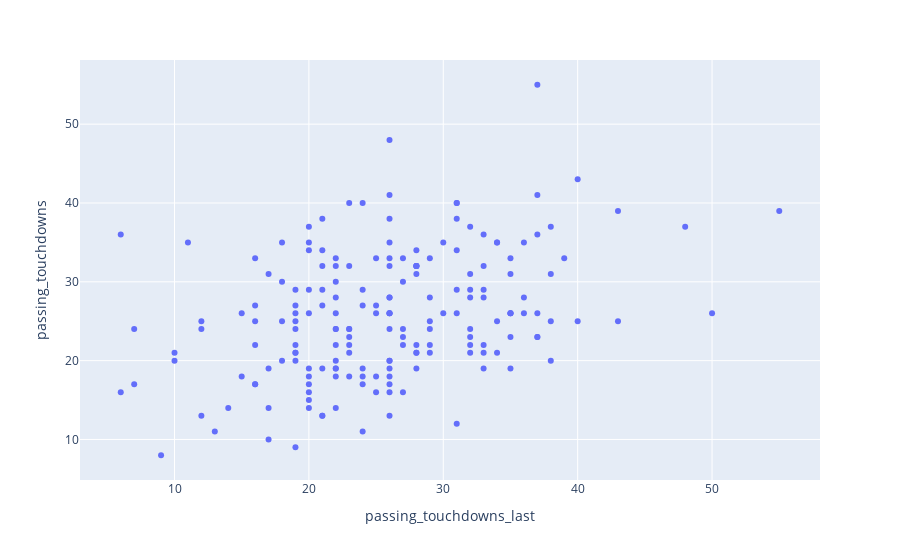

Notebook code for this chart:
### Code cell
fig = px.scatter(df, x="passing_touchdowns_last", y="passing_touchdowns",
                 hover_data=["passer", "season", "age"]
                )
fig.show()

### Figure 1 — Plotly figure (JSON) as saved in the notebook; plotly's stock layout.template omitted (floating-point values rounded to 4 significant figures; data arrays with more than 128 entries replaced by an {"elided": "..."} marker saying what was removed)
{"data": [{"customdata": {"elided": "188x3 mixed values"}, "hovertemplate": "passing_touchdowns_last=%{x}<br>passing_touchdowns=%{y}<br>passer=%{customdata[0]}<br>season=%{customdata[1]}<br>age=%{customdata[2]}<extra></extra>", "legendgroup": "", "marker": {"color": "#636efa", "symbol": "circle"}, "mode": "markers", "name": "", "orientation": "v", "showlegend": false, "type": "scatter", "x": {"elided": "188 int values"}, "xaxis": "x", "y": {"elided": "188 int values"}, "yaxis": "y"}], "layout": {"legend": {"tracegroupgap": 0}, "margin": {"t": 60}, "xaxis": {"anchor": "y", "domain": [0, 1], "title": {"text": "passing_touchdowns_last"}}, "yaxis": {"anchor": "x", "domain": [0, 1], "title": {"text": "passing_touchdowns"}}}}
